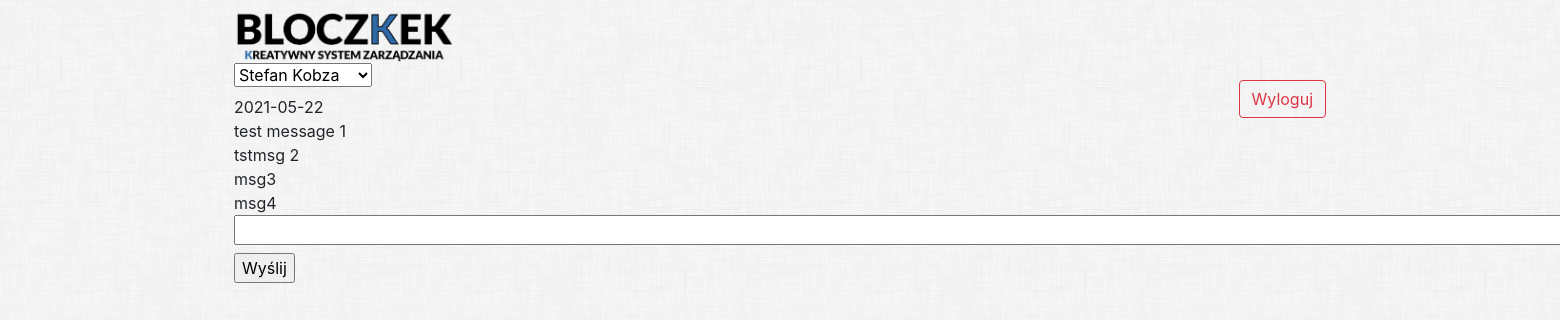
/chat.php (signed in), run on the app's committed database.
### tables this page shows
CREATE TABLE `users` (
  `userID` int(16) NOT NULL,
  `name` varchar(50) NOT NULL,
  `surname` varchar(50) NOT NULL,
  `login` varchar(50) NOT NULL,
  `email` varchar(50) NOT NULL,
  `password` varchar(255) NOT NULL,
  `salt` varchar(10) NOT NULL,
  `accountType` varchar(50) NOT NULL
);

CREATE TABLE `chat_logs` (
  `log_id` int(11) NOT NULL,
  `from_user` int(11) NOT NULL,
  `to_user` int(11) NOT NULL,
  `date` date DEFAULT NULL,
  `time` time NOT NULL,
  `content` text NOT NULL
);

### chat.php (the view, shortened to what this page needs)
<?php
$people = "";
$msgs = "";
if (isset($_SESSION) && isset($_SESSION['name']) and isset($_SESSION['role'])) {
    global $config;
    $pdo = new PDO($config['dsn'], $config['username'], $config['password']);
    $stm = $pdo->prepare('SELECT * FROM users WHERE login = ?');
    $stm->execute([$_SESSION['name']]);
    $userID = $stm->fetch(PDO::FETCH_ASSOC);
    $userID = $userID['userID'];
    if ($_SESSION['role'] == 'user'){
        $ppl = $pdo->prepare('SELECT * FROM users WHERE accountType = "ADMIN" or accountType = "worker" and not login = :name');
    } else {
        $ppl = $pdo->prepare('SELECT * FROM users WHERE not login = :name');
    }
    $ppl->execute(array('name'=>$_SESSION['name']));
    $people_names = $ppl->fetchAll(PDO::FETCH_ASSOC);
    $people = "";
    $person_ID = $_SESSION['other_person'];
    foreach ($people_names as $ppln){
        $name = $ppln["name"] . " " . $ppln["surname"];
        $people_id = $ppln["userID"];
        if ($person_ID == $people_id){
            $people = $people . "<option value='$people_id' selected='selected'>$name</option>";
        } else {
            $people = $people . "<option value='$people_id'>$name</option>";
        }
    }
    $req = $pdo->prepare('SELECT * FROM chat_logs where (from_user = :user_id and to_user = :other_user_id) or (from_user = :other_user_id2 and to_user = :user_id2) order by date');
    $req->execute(array('user_id'=>$userID, 'other_user_id'=>$person_ID, 'other_user_id2'=>$person_ID, 'user_id2'=>$userID));
    $messages = $req->fetchAll(PDO::FETCH_ASSOC);
    $msgs = "";
    if (sizeof($messages) > 0){
        $msg_date = $messages[0]['date'];
        $msgs = $msgs . "<div class='chat_date'>$msg_date</div>";
    }
    foreach ($messages as $msg){
        $txt = $msg['content'];
        if ($msg['from_user'] == $userID){
            $msgs = $msgs . "<div class='my_message'>$txt</div>";
        } else{
            $msgs = $msgs . "<div class='others_message'>$txt</div>";
        }
    }
}
?>
<!doctype html>
<html class="no-js" lang="">
<?php include('head.php'); ?>
<body>
<div>
    <div class="content">
        <?php include('header.php'); ?>
        <form id="select_person" name="select_person" method="post" action="<?php echo htmlspecialchars($_SERVER["PHP_SELF"]);?>">
            <label>
                <select name="person" onchange="form.submit();">
                    <?php echo $people;?>
                </select>
            </label>
        <div id="chat_field">
            <?php echo $msgs;?>
        </div>
            <label>
                <input type="text" size="255" id="msg_text_field" name="msg_text">
            </label>
            <input type="submit" name='send' value="Wyślij">
        </form>
    </div>
</div>
</body>
</html>

### styles.css (style rules this page uses)
body { background-image: url("assets/images/dust_scratches.png"); }
.content { width: 70%; margin: auto; padding-top: 10px; }

### data on the page
users: person "Stefan Kobza"
chat_logs: date "2021-05-22", content "test message 1"
chat_logs: content "tstmsg 2"
chat_logs: content "msg3"
chat_logs: content "msg4"
